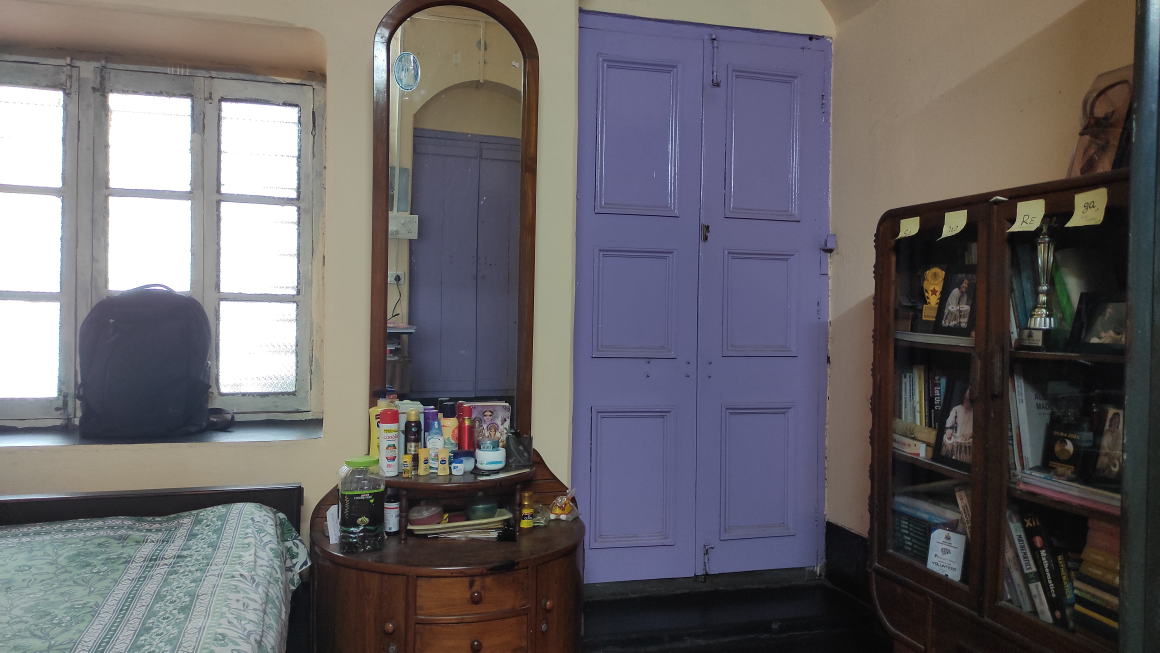
#> input picture coding-assignments/2_Image-Stitching/data/test1.jpg, 4640 x 2610 px (shown at 1/4 size)
$ jupyter execute coding-assignment_image-stitching_soham-bhattacharya.ipynb
#> lines starting #> are read from the running program, lines starting #| are printed output that depends on the picture; after the words box and inside, x2 and y2 are one past the last pixel; in counts of white or black regions, pixels touching at a corner belong together
# Image Stitching using OpenCV
Name: **Soham Bhattacharya** <br>
Reg. No.: **B2430059**

## Importing necessary libraries

[cell 1]
# Image Stitching with OpenCV

import cv2
import numpy as np
import matplotlib.pyplot as plt

[cell 2]
def show_image(img, title='Image'):
    plt.figure(figsize=(15, 8))
    plt.imshow(cv2.cvtColor(img, cv2.COLOR_BGR2RGB))
    plt.title(title)
    plt.axis('off')
    plt.show()

[cell 3]
def draw_bold_matches(img1, kp1, img2, kp2, matches, inliers_mask=None, thickness=2):
    # Stack images side by side
    height = max(img1.shape[0], img2.shape[0])
    width = img1.shape[1] + img2.shape[1]
    vis = np.zeros((height, width, 3), dtype=np.uint8)
    vis[:img1.shape[0], :img1.shape[1]] = img1
    vis[:img2.shape[0], img1.shape[1]:] = img2

    # Draw lines between matching keypoints
    for i, m in enumerate(matches):
        if inliers_mask is not None and not inliers_mask[i]:
            continue  # skip non-inliers if mask provided

        pt1 = tuple(np.round(kp1[m.queryIdx].pt).astype(int))
        pt2 = tuple(np.round(kp2[m.trainIdx].pt).astype(int) + np.array([img1.shape[1], 0]))
        color = (0, 255, 0)  # Green line
        cv2.line(vis, pt1, pt2, color, thickness=thickness)
        cv2.circle(vis, pt1, 4, (255, 0, 0), -1)
        cv2.circle(vis, pt2, 4, (255, 0, 0), -1)

    return vis

## Reading the images

[cell 4]
# Load input images (ensure they overlap)
img1 = cv2.imread('data/test1.jpg')   # left image
#> img1 is the input picture: shape (2610, 4640, 3); mean B, G, R 104.1, 101.1, 104.8
img2 = cv2.imread('data/test2.jpg')  # right image
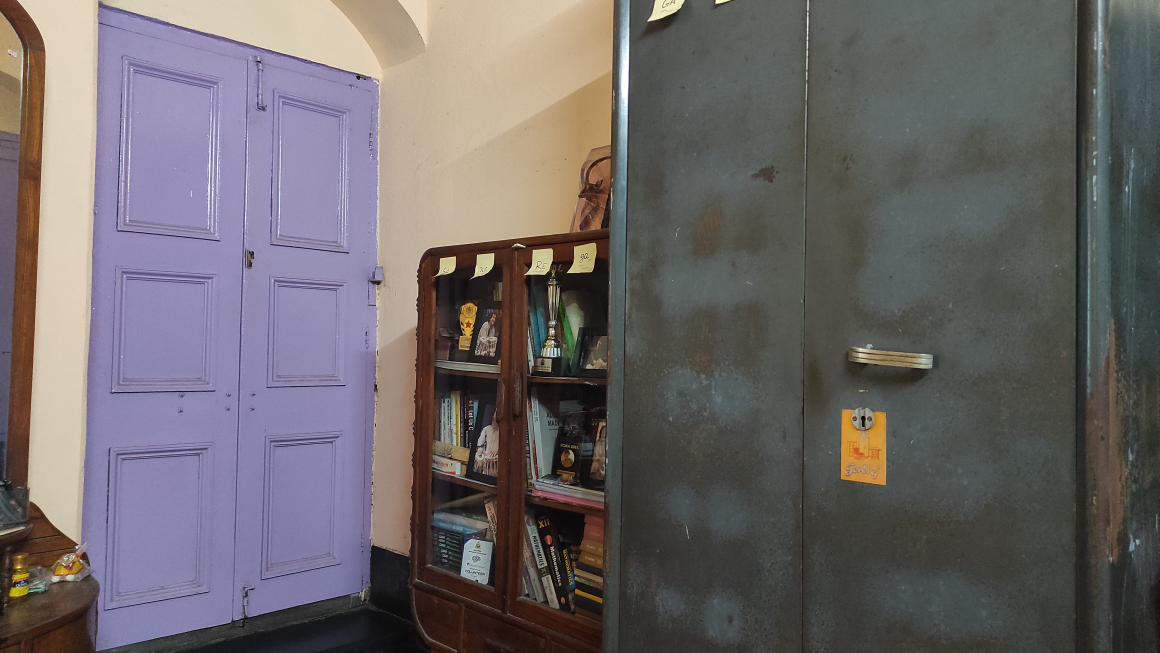
#> input picture coding-assignments/2_Image-Stitching/data/test2.jpg, 4640 x 2610 px (shown at 1/4 size)
#> img2 is the input picture: shape (2610, 4640, 3); mean B, G, R 104.1, 102.8, 108

# show_image(img1, "Left Image")
# show_image(img2, "Right Image")

# Plot side-by-side
plt.figure(figsize=(10,5))
plt.subplot(1, 2, 1)
plt.imshow(cv2.cvtColor(img1, cv2.COLOR_BGR2RGB))
plt.title('Left Image')
plt.axis('off')

plt.subplot(1, 2, 2)
plt.imshow(cv2.cvtColor(img2, cv2.COLOR_BGR2RGB))
plt.title('Right Image')
plt.axis('off')

# plt.tight_layout()
plt.show()
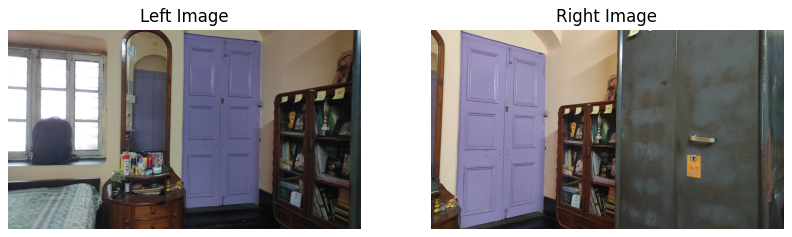
#> figure drawn by matplotlib, 2 panels

## Feature Detection and Description

[cell 5]
# Convert to grayscale
gray1 = cv2.cvtColor(img1, cv2.COLOR_BGR2GRAY)
gray2 = cv2.cvtColor(img2, cv2.COLOR_BGR2GRAY)
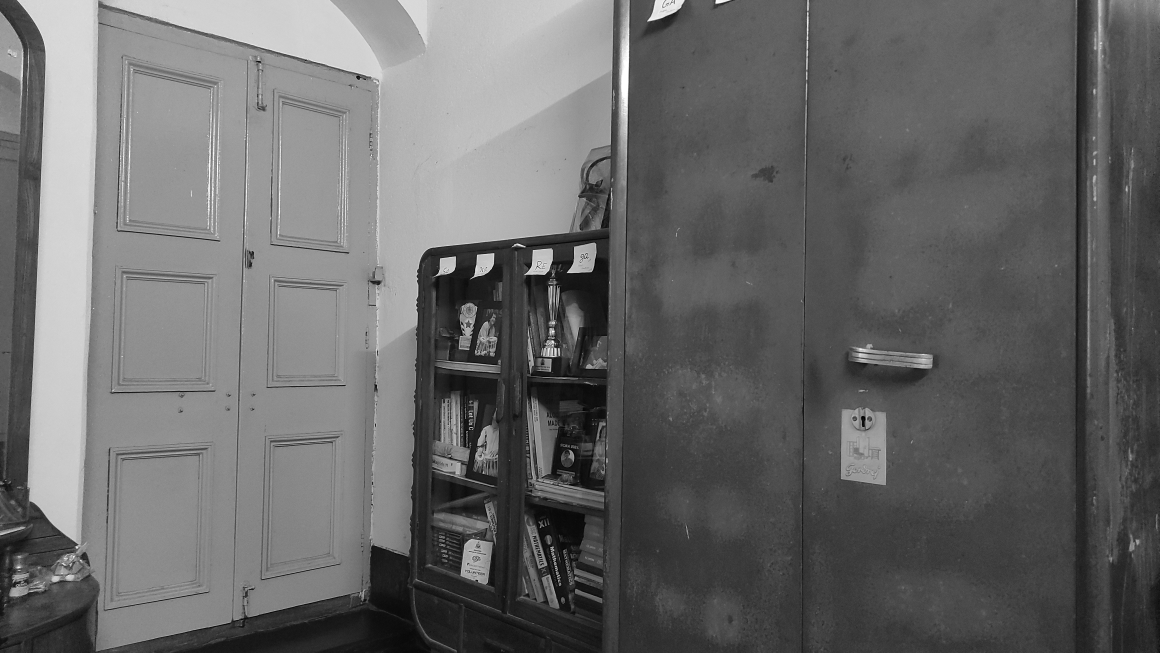
#> gray2: shape (2610, 4640) (shown at 1/4 size); min 0, max 255, mean 104.5

# Detect ORB keypoints and descriptors
orb = cv2.ORB_create(nfeatures=2000)

kp1, des1 = orb.detectAndCompute(gray1, None)
#> kp1 = 2000 keypoints; strongest (x, y, size): (2102, 2073, 31), (1420, 1991, 31), (2112, 2076, 31), (2110, 2074, 31)
kp2, des2 = orb.detectAndCompute(gray2, None)
#> kp2 = 2000 keypoints; strongest (x, y, size): (1879, 1684, 37.2), (2339, 1034, 31), (2155, 1066, 31), (1875, 1655, 31)

## Feature Matching

[cell 6]
# Match features using Brute Force matcher
bf = cv2.BFMatcher(cv2.NORM_HAMMING, crossCheck=True)
matches = bf.match(des1, des2)
#> matches = 553 matches

# Sort matches by distance
matches = sorted(matches, key=lambda x: x.distance)

# Draw matches (optional)
img_matches = cv2.drawMatches(img1, kp1, img2, kp2, matches[:50], None, flags=2)
img_matches = draw_bold_matches(img1, kp1, img2, kp2, matches[:50], thickness=3)
#> in draw_bold_matches, `vis[:img1.shape[0], :img1.shape[1]] = img1`:
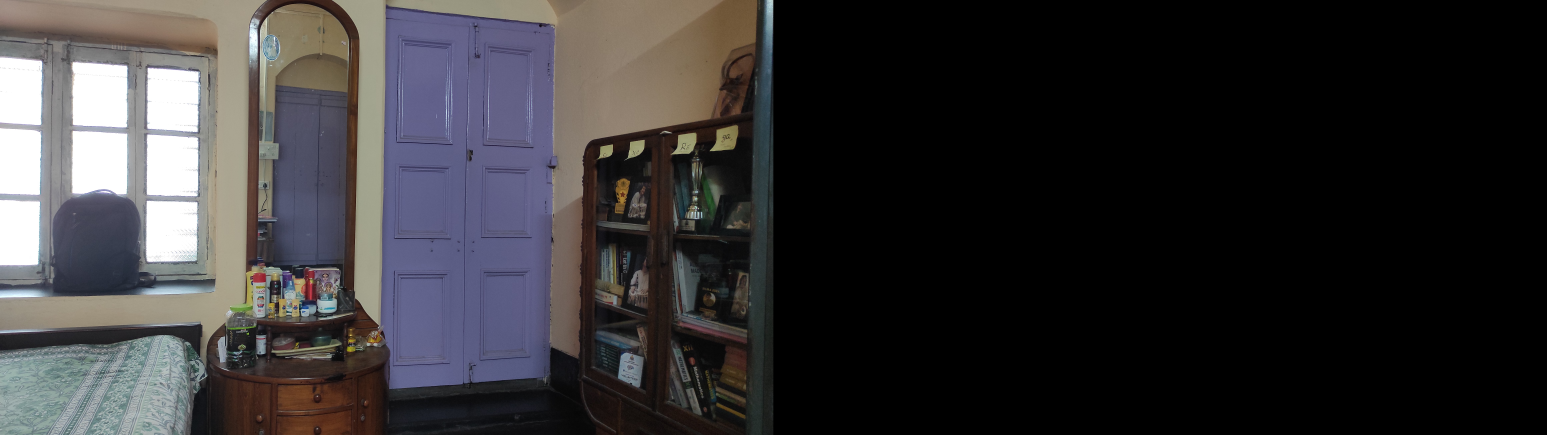
#> vis: shape (2610, 9280, 3) (shown at 1/6 size); mean B, G, R 52, 50.6, 52.4
#> the loop in draw_bold_matches, `for i, m in enumerate(matches):` made 50 passes
#> (pt1, pt2) on passes 1 to 12: ((3604, 881), (6402, 1036)), ((3864, 842), (6613, 1015)), ((3863, 842), (6614, 1015)), ((4174, 803), (6850, 1000)), ((2273, 1955), (4949, 2177)), ((4026, 796), (6740, 987)), ((3594, 946), (6396, 1093)), ((4028, 797), (6741, 986)), ((3784, 853), (6548, 1021)), ((2272, 1954), (4949, 2177)), ((3864, 841), (6614, 1014)), ((2269, 1953), (4948, 2177))
#> after the loop in draw_bold_matches, `for i, m in enumerate(matches):`:
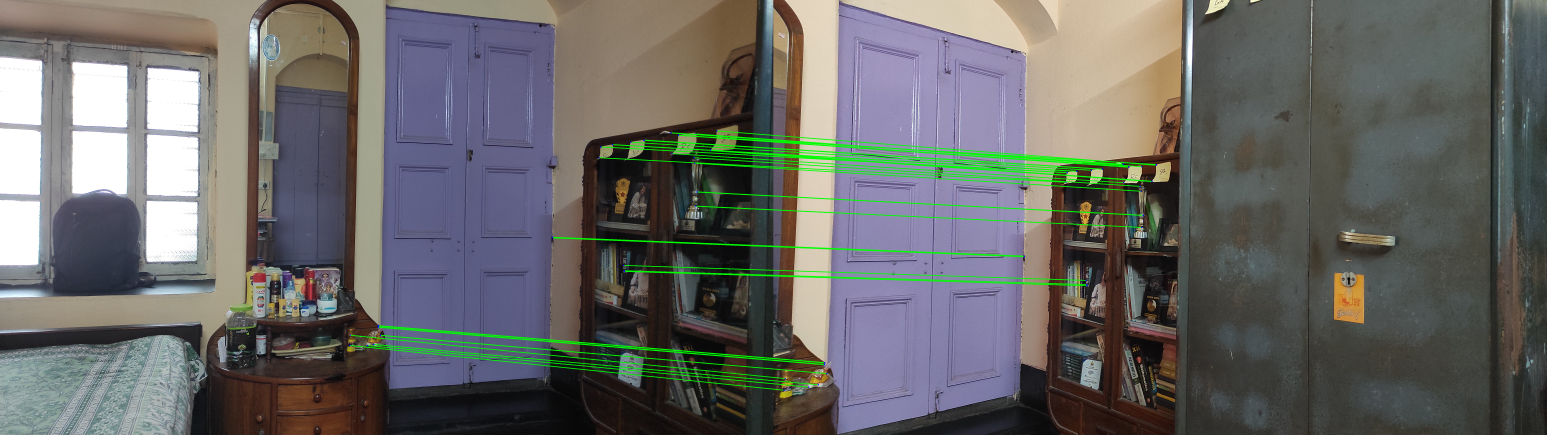
#> vis: shape (2610, 9280, 3) (shown at 1/6 size); mean B, G, R 102.3, 104.5, 104.6
show_image(img_matches, "Feature Matches")

## Homography Estimation

[cell 7]
# Find Homography
src_pts = np.float32([kp1[m.queryIdx].pt for m in matches]).reshape(-1, 1, 2)
#> src_pts = 553 rows, first 8: [3604.1, 880.9], [3863.9, 842], [3862.7, 842], [4174.4, 802.6], [2272.7, 1955.4], [4026.1, 796.3], [3593.9, 946], [4028, 796.6]
dst_pts = np.float32([kp2[m.trainIdx].pt for m in matches]).reshape(-1, 1, 2)
#> dst_pts = 553 rows, first 8: [1761.7, 1036.1], [1973.2, 1015.2], [1973.7, 1015.2], [2209.6, 1000.3], [308.6, 2177.3], [2099.5, 986.7], [1755.8, 1092.9], [2101, 986.4]

H, mask = cv2.findHomography(dst_pts, src_pts, cv2.RANSAC, 5.0)
#> H = [[0.412, 0.0493, 2005.5], [-0.179, 0.866, 99.63], [-0.000137, 1.33e-05, 1]]; mask = 553 values, max 1 at index 0, min 0 at index 47, mean 0.297

## Warping the image

[cell 8]
# Warp right image to left image plane
height, width, channels = img1.shape
#> height = 2610; width = 4640; channels = 3
warped_img2 = cv2.warpPerspective(img2, H, (width + img2.shape[1], height))

[cell 9]
show_image(warped_img2, "Warped Image")

[cell 10]
# Stitch the images
result = warped_img2.copy()
result[0:img1.shape[0], 0:img1.shape[1]] = img1

show_image(result, "Stitched Image")

[cell 11]
# Optional: Crop the result to remove black borders
def crop_black(img):
    gray = cv2.cvtColor(img, cv2.COLOR_BGR2GRAY)
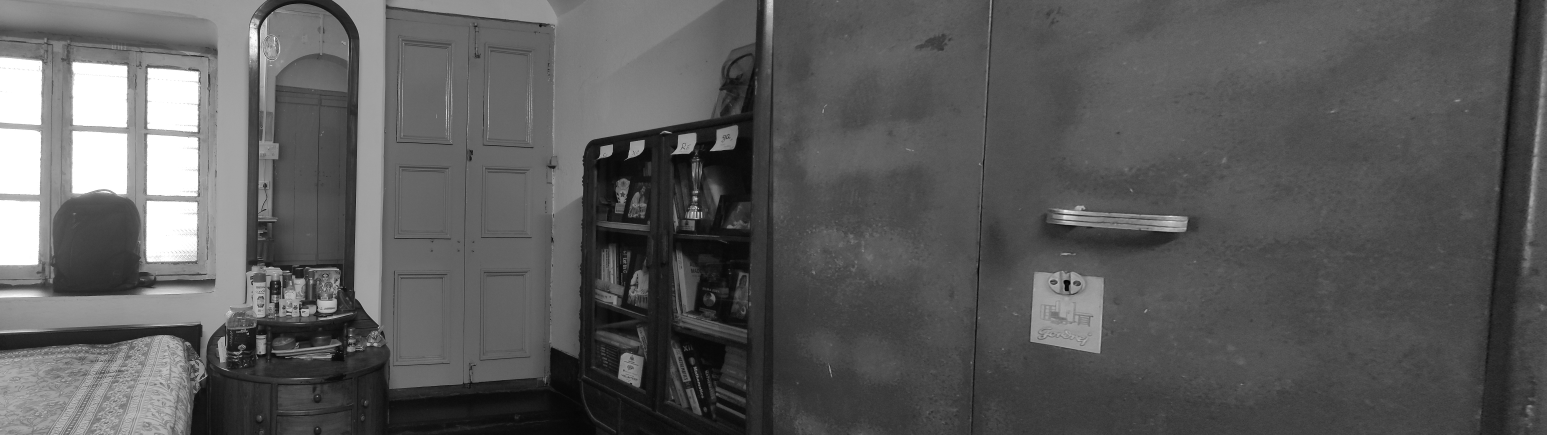
#> gray: shape (2610, 9280) (shown at 1/6 size); min 0, max 255, mean 90.7
    _, thresh = cv2.threshold(gray, 1, 255, cv2.THRESH_BINARY)
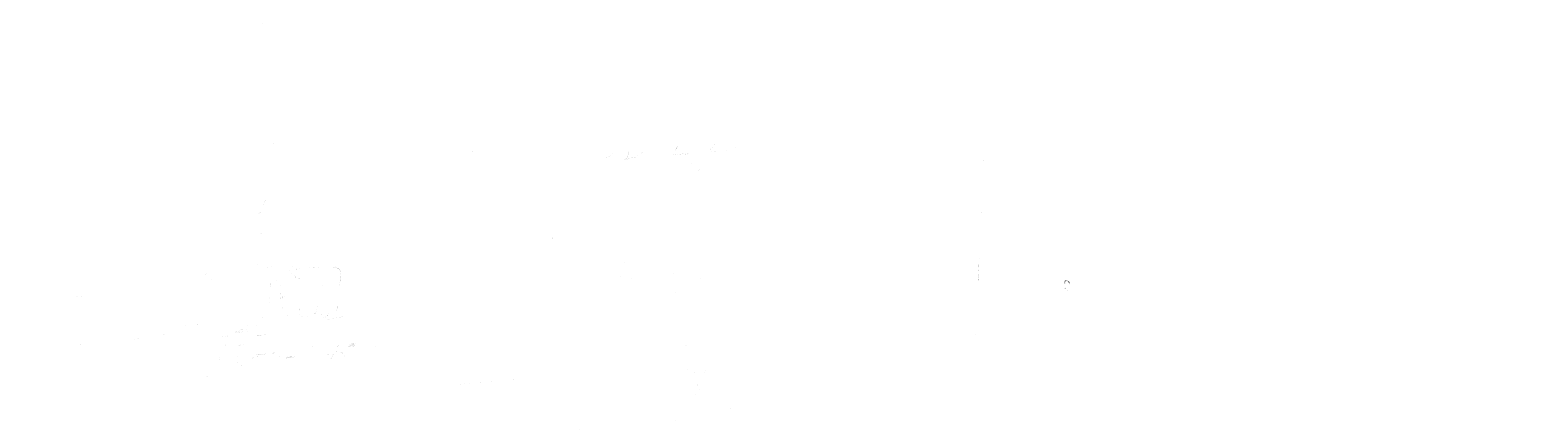
#> thresh: shape (2610, 9280) (shown at 1/6 size); 100% white; black in thin lines or dots, all inside (x1, y1, x2, y2) = (461, 141, 6419, 2576)
    contours, _ = cv2.findContours(thresh, cv2.RETR_EXTERNAL, cv2.CHAIN_APPROX_SIMPLE)
#> contours = [[[0, 0], [0, 2609], [9279, 2609], [9279, 0]]]
    if contours:
        x, y, w, h = cv2.boundingRect(contours[0])
#> x = 0; y = 0; w = 9280; h = 2610
        cropped = img[y:y+h, x:x+w]
        return cropped
    return img

final = crop_black(result)
show_image(final, "Final Cropped Result")
